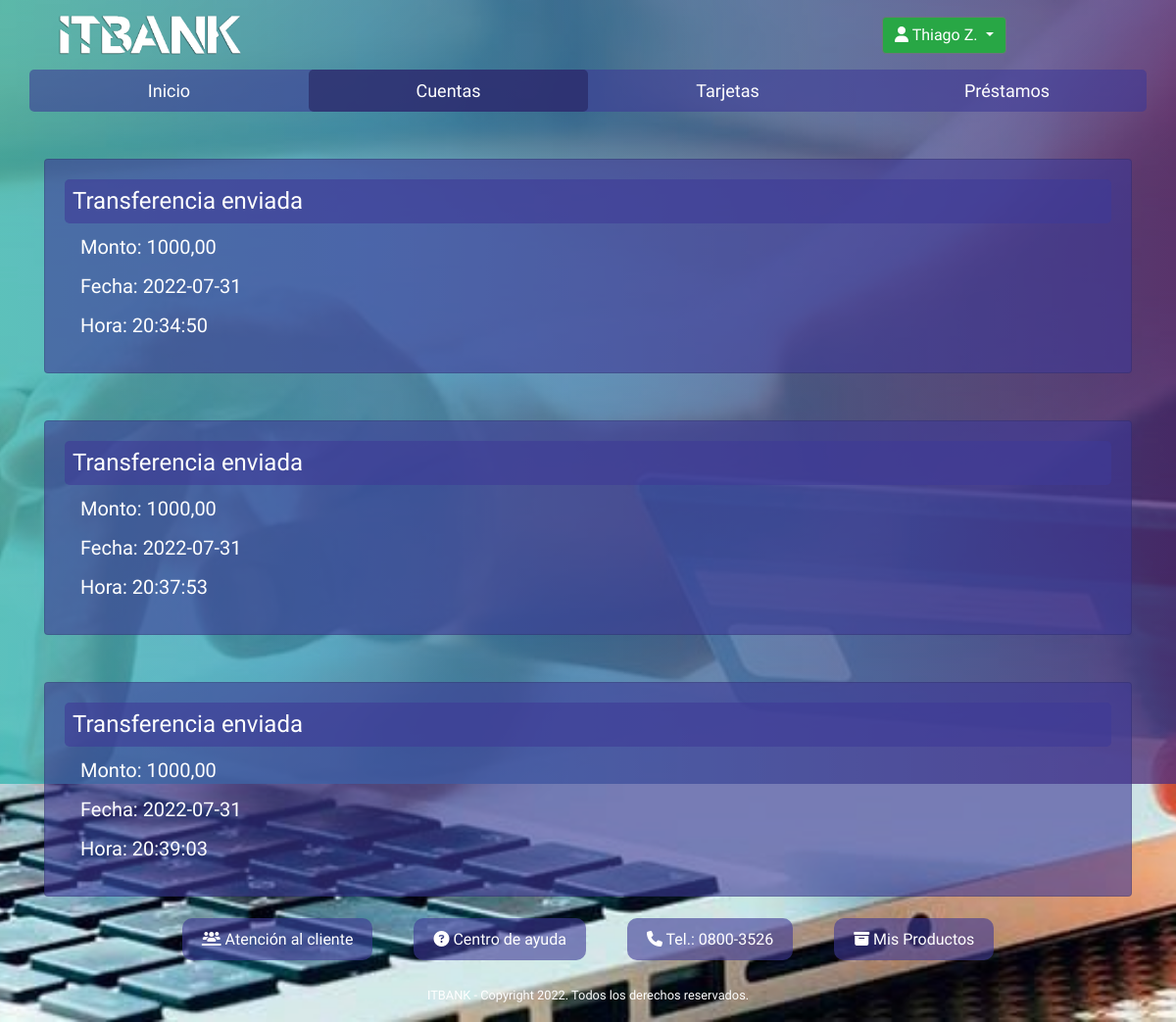
Page /accounts/movimientos/200 (signed in) on the committed database.
### Cuentas/models.py (models this page shows)
class Movimientos(models.Model):
    mov_id = models.AutoField(primary_key=True)
    account_id = models.IntegerField(blank=True, null=True)
    mov_total = models.IntegerField(blank=True, null=True)
    mov_type = models.TextField(blank=True, null=True)
    mov_datetime = models.TextField(blank=True, null=True)
    class Meta:
        db_table = 'movimientos'

### Cuentas/views.py (the view)
# urls.py: path('movimientos/<acc>', views.movimientos, name='movimientos'),
@login_required(login_url='/')
def movimientos(request, acc):
    userobj = get_object_or_404(User, username=request.user)
    movimientos = Movimientos.objects.filter(account_id = acc)
    return render(request, 'Cuentas/movimientos.html', {'name' : f'{userobj.first_name} {userobj.last_name[0]}', 'mov' : movimientos})

### Clientes/templatetags/customtags.py (called while the page is built)
def decim(value):
    value = str(value)
    i = len(value) - 2
    value = value[:i] + ',' + value[i:]
    return value

def spacer(value):
    value = str(value)
    value = value.replace('_', ' ')
    value = value.capitalize()
    return value

def date(value):
    value = str(value)
    value = value.split(' ')[0]
    return value

def time(value):
    value = str(value)
    value = value.split(' ')[1]
    return value

### Cuentas/templates/Cuentas/movimientos.html (shortened to what this page needs)
{% extends 'base.html' %}
{% load static %}
{% load customtags %}
{% block style %}{% static 'Cuentas/accstylesheet.css' %}{% endblock %}
{% block currentuser %}{{name}}{% endblock %}
{% block selacc %}currentsel{% endblock %}
{% block content %}
{% for m in mov %}
<div class="container arriba mt-5">
    <div class="card w-80 fondo-t">
        <div class="card-body">
            <h4 class="card-title titulo p-2">{{m.mov_type|spacer}}</h4>
            <h5 class="ml-3 mb-3">Monto: {{m.mov_total|decim}}</h5>
            <h5 class="ml-3 mb-3">Fecha: {{m.mov_datetime|date}}</h5>
            <h5 class="ml-3 mb-3">Hora: {{m.mov_datetime|time}}</h5>
        </div>
    </div>
</div>
{% endfor %}
{% endblock %}

### templates/base.html (shortened to what this page needs)
<!DOCTYPE html>
<html lang="en">
<head>
    {% load static %}
    <link rel="stylesheet" href="https://cdn.jsdelivr.net/npm/bootstrap@4.3.1/dist/css/bootstrap.min.css">
    <link rel="stylesheet" href="{% block style %}{% endblock %}">
    <link rel="stylesheet" href="{% block optstyle %}{% endblock %}">
</head>
<body>
    <div class="container">
        <div class="row">
            <div class="col-sm-9 col-7 m-auto">
                <img style="width: 13rem; height: auto;" src="{% static 'Logo_transparente2.png' %}" class="logo" alt="Logo">
            </div>
            <div class="col-sm-3 col-5 m-auto">
                <div class="dropdown">
                    <a class="btn btn-secondary bg-success dropdown-toggle" href="#" role="button" id="dropdownMenuLink" data-bs-toggle="dropdown" aria-expanded="false"> <i class="fa-solid fa-user me-1"></i>
                    {% block currentuser %}{% endblock %}.
                    </a>
                </div>
            </div>
        </div>
    </div>
    <div class="container barra">
        <div class="row">
            <a class="col-12 col-sm-3 text-center sel p-2 m-auto subrayado {% block selhome %}{% endblock %}" href="{% url 'Clientes:home' %}"><div>Inicio</div> </a>
            <a class="col-12 col-sm-3 text-center sel p-2 m-auto subrayado {% block selacc %}{% endblock %}" href="{% url 'Cuentas:accounts' %}"><div>Cuentas</div> </a>
            <a class="col-12 col-sm-3 text-center sel p-2 m-auto subrayado {% block selcard %}{% endblock %}" href="{% url 'Tarjetas:tarjetas' %}"><div>Tarjetas</div></a>
            <a class="col-12 col-sm-3 text-center sel p-2 m-auto subrayado {% block selloan %}{% endblock %}" href="{% url 'Prestamos:prestamos' %}"><div>Préstamos</div> </a>
        </div>
    </div>
    {% block content %}
    {% endblock %}
</body>
<footer class="mb-3 d-none d-sm-block">
    <ul class="redes m-2 p-2">
        <li class="p-3"><a href="{% url 'Cuentas:empty' %}">
            <i class="fa-solid fa-users-line me-2"></i>
                    Atención al cliente
            </a></li>
        <li class="p-3"><a href="{% url 'Cuentas:empty' %}">
            <i class="fa-solid fa-circle-question me-2"></i>
                    Centro de ayuda
            </a></li>
        <li class="p-3"><a href="{% url 'Cuentas:empty' %}">
            <i class="fa-solid fa-phone me-2"></i>
                Tel.: 0800-3526
            </a></li>
        <li class="p-3"><a href="{% url 'Cuentas:empty' %}">
            <i class="fa-solid fa-box-archive me-2"></i>
                    Mis Productos
            </a></li>
    </ul>
    <small>ITBANK - Copyright 2022. Todos los derechos reservados.</small>
</footer>
</html>

### Cuentas/static/Cuentas/accstylesheet.css (style rules this page uses)
* { font-family: 'Plus Jakarta Sans', sans-serif; color: white; }
body { background-repeat: no-repeat; background-size: cover; background-position: center; background-attachment: fixed; }
body:before { content: ""; width: 100%; min-height: 100vh; position: fixed; top: 0; left: 0; background: linear-gradient(to right, #3ab5b0 0%, #3d99be 31%, #56317a 100%); opacity: 0.8; z-index: -1; }
.logo { width: 250px; height: auto; }
.barra { background-color: rgba(62, 58, 150, 0.6); border-radius: 5px; font-size: 18px; }
.redes { display: flex; flex-wrap: wrap; margin: 0 auto; justify-content: center; }
footer { width: 100%; position: static; bottom: 0; left: 0; text-align: center; }
footer ul { list-style: none; }
footer a { color: white; text-decoration: none; padding: 12px 20px; margin: 5px; background-color: rgba(62, 58, 150, 0.6); border-radius: 10px; }
.currentsel { background-color: rgba(37, 34, 94, 0.6); border-radius: 5px; }
.subrayado { text-decoration: none; }
.fondo-t { background-color: rgba(62, 58, 150, 0.6); }
.titulo { background-color: rgba(62, 58, 150, 0.6); border-radius: 5px; }

### templates/base.html (style rules this page uses)
html,body { overflow-x: hidden; }

### rows in the picture
Movimientos: mov_type|spacer "Transferencia enviada", mov_total|decim "1000,00", mov_datetime "2022-07-31", mov_datetime "20:34:50"
Movimientos: mov_type|spacer "Transferencia enviada", mov_total|decim "1000,00", mov_datetime "2022-07-31", mov_datetime "20:37:53"
Movimientos: mov_type|spacer "Transferencia enviada", mov_total|decim "1000,00", mov_datetime "2022-07-31", mov_datetime "20:39:03"

### other values in the picture
{{ name }} "Thiago Z"
